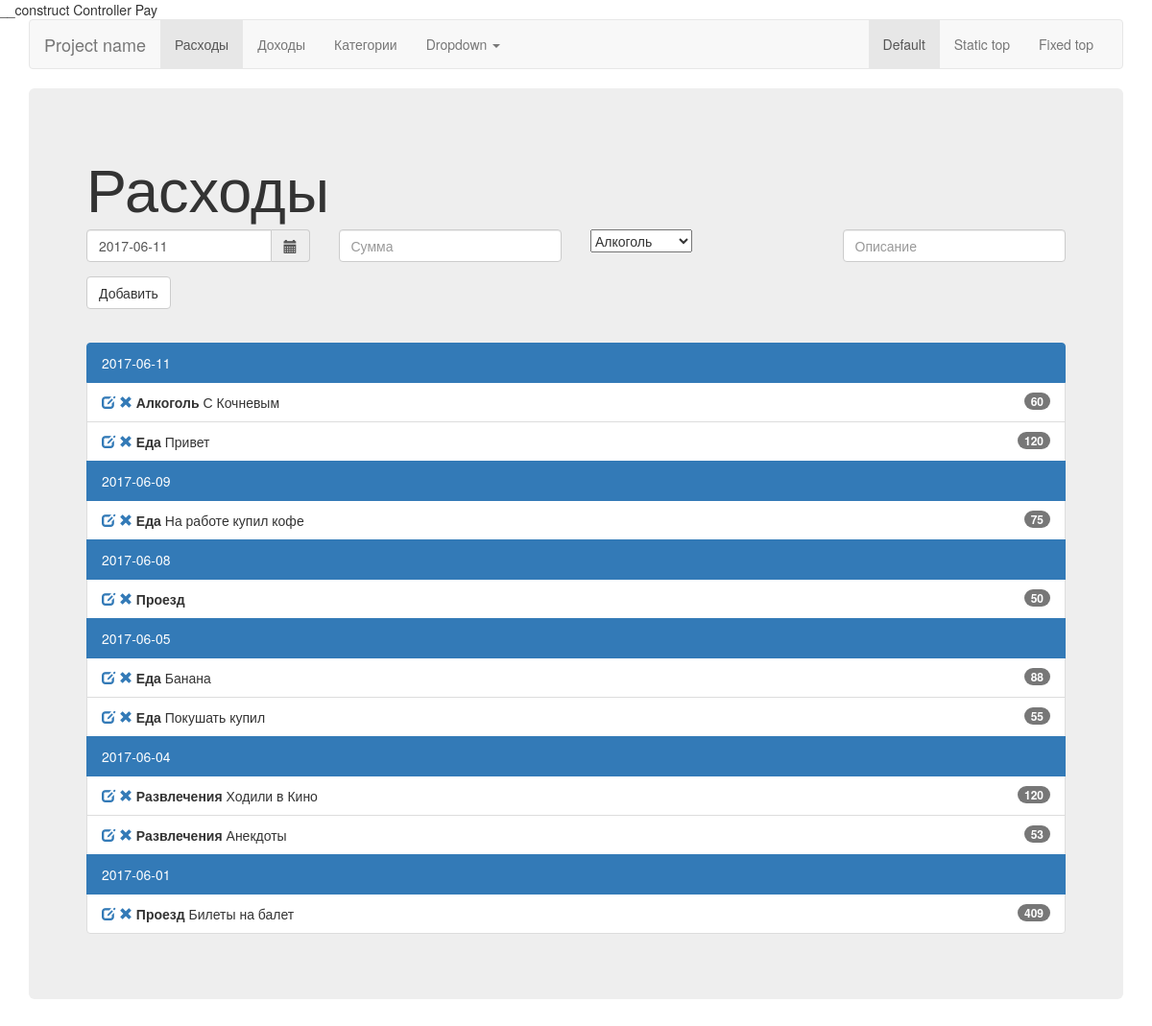
The page / on the database its author committed.
### tables this page shows
CREATE TABLE `pay` (
  `id` int(11) NOT NULL,
  `amount` int(11) NOT NULL,
  `description` varchar(256) NOT NULL,
  `category_id` int(11) NOT NULL,
  `date` date NOT NULL
);

CREATE TABLE `category` (
  `id` int(11) NOT NULL,
  `name` varchar(128) NOT NULL,
  `type` varchar(128) NOT NULL DEFAULT 'Pay'
);

### Controllers/Pay.php (called while the page is built, shortened)
<?php
class Pay
    extends Controller
{
    private $M_Pay;
    function __construct()
    {
        $this->M_Pay = new M_Pay();
    }
    function index()
    {
        $data['pays'] = $this->M_Pay->getAll();
        $data['categories'] =  (new M_Category())->getAll();
        $this->render($data);
    }
}

### Controllers/Controller.php (called while the page is built, shortened)
<?php
abstract class Controller
{
    protected $main_teamplate;
    function render($data, $view = 'Index')
    {
        $current_page = $this->main_teamplate;
        return include (__DIR__ . '\..\View\\' . $this->main_teamplate . '\\' . $view . '.php');
    }
}

### index.php (called while the page is built, shortened)
<?php
$Route = new  Route($_SERVER['REQUEST_URI']);
$Route::start();
?>

### Models/Category.php (called while the page is built, shortened)
<?php
class Category
{
    protected $DB;
    function __construct()
    {
        $this->DB = DB::getInstance()->getConnection();
    }
    protected function get($sql)
    {
        try
        {
            $result = $this->DB->prepare($sql);
            $result->execute();
            return $result->fetchAll(PDO::FETCH_CLASS);
        }
        catch(PDOException $e)
        {
            echo $e->getMessage();
            return false;
        }
    }
    function getAll($type = 'Pay')
    {
        $sql = "SELECT * FROM `" . self::TABLE_NAME . "`" . " WHERE type = '" . $type . "' ORDER BY name ASC";
        return $this->get($sql);
    }
}

### Models/DB.php (called while the page is built, shortened)
<?php
class DB
{
    protected $connection;
    private static $_instance;
    private function __construct(){
        $DB_host = "localhost";
        $DB_user = "root";
        $DB_pass = "";
        $DB_name = "bookkeeping";
        try
        {
            $this->connection = new PDO("mysql:host={$DB_host};dbname={$DB_name}",$DB_user,$DB_pass);
            $this->connection->exec("set names utf8");
            $this->connection->setAttribute(PDO::ATTR_ERRMODE, PDO::ERRMODE_EXCEPTION);
        }
        catch(PDOException $e)
        {
            echo $e->getMessage();
        }
    }
    public static function getInstance() {
        if (null === self::$_instance) {
            self::$_instance = new self();
        }
        return self::$_instance;
    }
    public function getConnection()
    {
        return $this->connection;
    }
}

### Models/Pay.php (called while the page is built, shortened)
<?php
class Pay
{
    protected $DB;
    function __construct()
    {
        $this->DB = DB::getInstance()->getConnection();
    }
   protected function get($sql)
   {
       try
       {
           $result = $this->DB->prepare($sql);
           $result->execute();
           return $result->fetchAll(PDO::FETCH_CLASS);
       }
       catch(PDOException $e)
       {
           echo $e->getMessage();
           return false;
       }
   }
   function getAll()
   {
       $month_start = date('Y-m-01');
       $month_end = date('Y-m-30');
       $sql = "SELECT pay.id, pay.amount, pay.category_id, pay.description, pay.date, category.name
               FROM `" . self::TABLE_NAME . "`
               LEFT JOIN category
               ON pay.category_id = category.id
               WHERE pay.date BETWEEN  '" . $month_start ."' AND '" . $month_end ."'
               ORDER BY date DESC, id DESC
               ";
       return $this->get($sql);
   }
}

### View/Pay/Index.php (the view, shortened to what this page needs)
<?php include_once(__DIR__ . '\..\Header.php'); ?>
<div class="jumbotron">
    <h1>Расходы</h1>
    <form action="/" method="post">
        <div class="row">
            <div class="col-lg-3">
                <div class="form-group">
                    <div class='input-group date' id='datetimepicker1'>
                        <input type='text' class="form-control" value="<?=date('Y-m-d');?>" name="date"/>
                        <span class="input-group-addon">
                        <span class="glyphicon glyphicon-calendar"></span>
                    </span>
                    </div>
                </div>
            </div>
            <div class="col-lg-3">
                <div class="form-group">
                    <input type="number" min="0" step="1" class="form-control" id="exampleInputEmail1" placeholder="Сумма" name="amount">
                </div>
            </div>
            <div class="col-lg-3">
                <div class="dropdown">
                    <select class="selectpicker" data-live-search="true" name="category_id" data-width="100%">
                        <?php
                            $output = '';
                            foreach ($categories as $category){
                                $output .= ' <option data-tokens="' . $category->name . '" value="' . $category->id . '">' . $category->name . '</option>';
                            }
                            echo $output;
                        ?>
                    </select>
                </div>
            </div>
            <div class="col-lg-3">
                <div class="form-group">
                    <input type="text" class="form-control" id="exampleInputEmail1" placeholder="Описание" name="description">
                </div>
            </div>
        </div>
        <button type="submit" class="btn btn-default">Добавить</button>
        <br/>
        <br/>
    </form>
    <div class="container">
        <div class="row">
            <div class='col-sm-6'>
            </div>
        </div>
    </div>
    <ul class="list-group">
        <?php
        $output = '';
        $date_current = 0;
        foreach ($pays as $pay){
            $date = $pay->date;
            if($date != $date_current){
                $output .= ' <span href="#" class="list-group-item active">
                           ' . $pay->date . '
                        </span>';
            }
            $output .= '<li class="list-group-item">
                <a href="/edit/' . $pay->id . '"><span class="glyphicon glyphicon glyphicon-edit" aria-hidden="true"></span></a>
                <a href="/delete/' . $pay->id . '"><span class="glyphicon glyphicon-remove" aria-hidden="true"></span></a>
                <span class="badge">' . $pay->amount . '</span> <strong>' . $pay->name . '</strong>';
            if(! empty($pay->description))
            {
                $output .= ' ' . $pay->description;
            }
            $output .= '</li>';
            $date_current = $pay->date;
        }
        echo $output;
        ?>
    </ul>
</div>
</div>
</body>
</html>

### Models/Route.php (shortened to what this page needs)
<?php
final class Route {
    static $allow_controller_name = array(
        0 => 'Category',
        1 => 'Pay',
        2 => 'Income'
    );
    static $controller_name;
    static $controller_method;
    static $var;
    public function __construct($uri)
    {
        $uri = explode('/', $uri);
        if(in_array($uri[1], self::$allow_controller_name))
        {
            self::$controller_name = '' . ucfirst(str_replace('/', '', $uri)[1]);
            if(isset($uri[2]))
            {
                self::$controller_method = '' . ucfirst(str_replace('/', '', $uri)[2]);
            }
            if(isset($uri[3]))
            {
                self::$var = $uri[3];
            }
        } else {
            self::$controller_name = '';
            self::$controller_method = '' . str_replace('/', '', $uri)[1];
        }
    }
    public static function start()
    {
        $controller_method = self::$controller_method;
        if(in_array(self::$controller_name, self::$allow_controller_name))
        {
            $controller_name = trim(self::$controller_name);
            switch(self::$controller_name){
                case 'Category':
                    $C_Controller = new Category();
                    break;
                case 'Pay':
                    $C_Controller = new Pay();
                    break;
                case 'Income':
                    $C_Controller = new Income();
                    break;
            }
            if(self::$controller_method != '')
            {
                if(method_exists($C_Controller, $controller_method))
                {
                    $C_Controller->$controller_method(self::$var);
                } else {
                    $C_Controller->index();
                }
            } else {
                $C_Controller->index(self::$var);
            }
        } else {
            if(self::$controller_method != '')
            {
                $C_Pay = new Pay();
                if(method_exists($C_Pay, $controller_method))
                {
                    $C_Pay->$controller_method(self::$var);
                } else {
                    $C_Pay->index();
                }
            } else {
                $C_Pay = new Pay();
                $C_Pay->index();
            }
        }
    }
}

### View/Header.php (shortened to what this page needs)
<!DOCTYPE html>
<html lang="en">
<head>
    <link href="/assets/css/bootstrap.min.css" rel="stylesheet">
    <link href="/assets/css/bootstrap-datepicker.css" rel="stylesheet">
    <link rel="stylesheet" href="https://cdnjs.cloudflare.com/ajax/libs/bootstrap-select/1.12.2/css/bootstrap-select.min.css">
</head>
<body>
<div class="container">
    <nav class="navbar navbar-default">
        <div class="container-fluid">
            <div class="navbar-header">
                <a class="navbar-brand" href="#">Project name</a>
            </div>
            <div id="navbar" class="navbar-collapse collapse">
                <ul class="nav navbar-nav">
                    <li <?php if($current_page == 'Pay') { echo 'class="active"';}?>><a href="/Pay">Расходы</a></li>
                    <li <?php if($current_page == 'Income') { echo 'class="active"';}?>><a href="/Income">Доходы</a></li>
                    <li <?php if($current_page == 'Category') { echo 'class="active"';}?>><a href="/Category">Категории</a></li>
                    <li class="dropdown">
                        <a href="#" class="dropdown-toggle" data-toggle="dropdown" role="button" aria-haspopup="true" aria-expanded="false">Dropdown <span class="caret"></span></a>
                    </li>
                </ul>
                <ul class="nav navbar-nav navbar-right">
                    <li class="active"><a href="./">Default <span class="sr-only">(current)</span></a></li>
                    <li><a href="../navbar-static-top/">Static top</a></li>
                    <li><a href="../navbar-fixed-top/">Fixed top</a></li>
                </ul>
            </div>
        </div>
    </nav>

### rows shown on the page
pay: date "2017-06-11", amount "60", category.name "Алкоголь", value "С Кочневым"
pay: amount "120", category.name "Еда", value "Привет"
pay: date "2017-06-09", amount "75", category.name "Еда", value "На работе купил кофе"
pay: date "2017-06-08", amount "50", category.name "Проезд"
pay: date "2017-06-05", amount "88", category.name "Еда", value "Банана"
pay: amount "55", category.name "Еда", value "Покушать купил"
pay: date "2017-06-04", amount "120", category.name "Развлечения", value "Ходили в Кино"
pay: amount "53", category.name "Развлечения", value "Анекдоты"
pay: date "2017-06-01", amount "409", category.name "Проезд", value "Билеты на балет"

### other values the page prints
form field category_id "Алкоголь"
